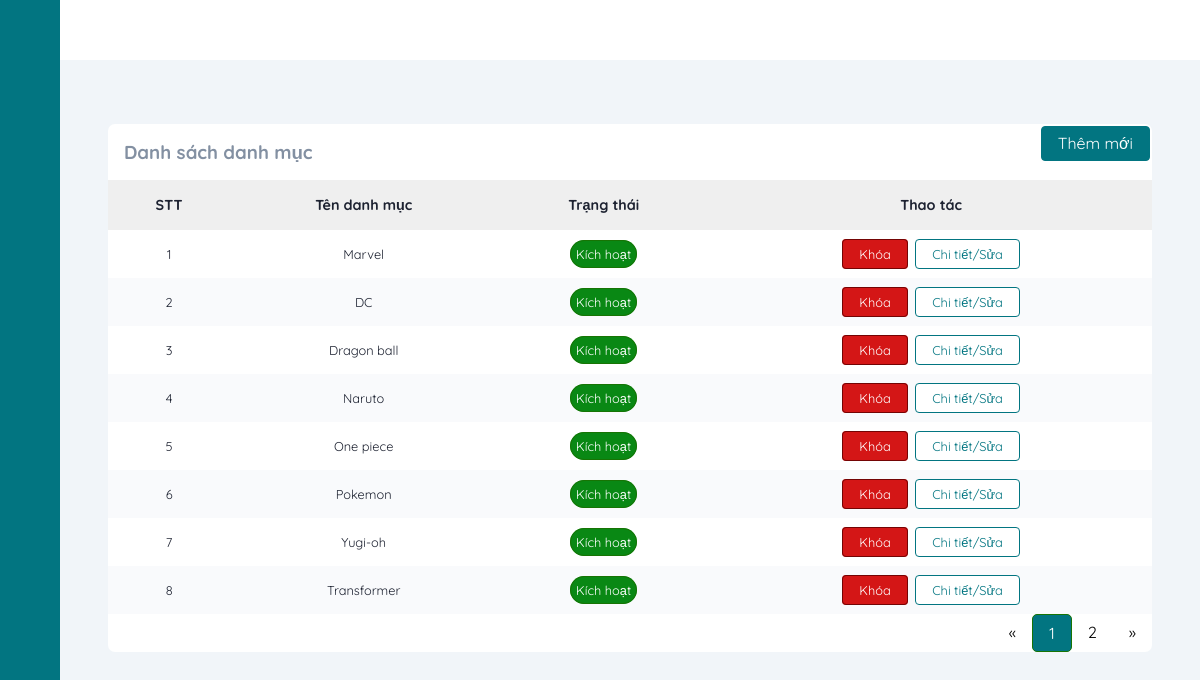
The app's page /categoryManage?page=1 (signed in) with its own data.
### tables this page shows
CREATE TABLE `categories` (
  `id` int(11) NOT NULL,
  `name` varchar(255) NOT NULL,
  `status` tinyint(4) NOT NULL DEFAULT 1
);

### mvc/core/ControllerBase.php (called while the page is built, shortened)
<?php
class ControllerBase{
    public function view($view, $data=[]){
        require_once "./mvc/views/".$view.".php";
    }
}
?>

### mvc/controllers/categoryManage.php (called while the page is built, shortened)
<?php
class categoryManage extends ControllerBase
{
    public function index($page = 1)
    {
        $category = $this->model("categoryModel");
        $categoryList = ($category->getAllAdmin($page['page']))->fetch_all(MYSQLI_ASSOC);
        $countPaging = $category->getCountPaging(8);
        $this->view("admin/category", [
            "headTitle" => "Quản lý danh mục",
            "categoryList" => $categoryList,
            'countPaging'=>$countPaging
        ]);
    }
}

### mvc/core/App.php (called while the page is built, shortened)
<?php
class App
{
    protected $action = "Index";
    function __construct()
    {
        $arr = $this->UrlProcess();
        if (file_exists("./mvc/controllers/" . $arr[0] . ".php")) {
            unset($arr[0]);
        }
        $this->controller = new $this->controller;
        $this->params = $arr ? array_values($arr) : [];
        array_push($this->params, $_GET);
        call_user_func_array([$this->controller, $this->action], $this->params);
    }
    function UrlProcess()
    {
        if (isset($_GET["url"])) {
            return explode("/", filter_var(trim($_GET["url"], "/")));
        }
    }
}

### index.php (called while the page is built, shortened)
<?php
$myApp = new App();
?>

### mvc/core/DB.php (called while the page is built, shortened)
<?php
class DB{
    private static $instance = null;
    protected $servername = "localhost";
    protected $username = "root";
    protected $password = "";
    private function __construct(){
        $this->con = mysqli_connect($this->servername, $this->username, $this->password);
    }
    public static function getInstance()
    {
      if(!self::$instance)
      {
        self::$instance = new DB();
      }
      return self::$instance;
    }
}
?>

### mvc/models/CategoryModel.php (called while the page is built, shortened)
<?php
class categoryModel
{
    private static $instance = null;
    public static function getInstance()
    {
        if (!self::$instance) {
            self::$instance = new categoryModel();
        }
        return self::$instance;
    }
    public function getAllAdmin($page = 1, $total = 8)
    {
        $tmp = ($page - 1) * $total;
        $db = DB::getInstance();
        $sql = "SELECT * FROM categories LIMIT $tmp,$total";
        $result = mysqli_query($db->con, $sql);
        return $result;
    }
}

### mvc/views/admin/category.php (the view, shortened to what this page needs)
<?php require APP_ROOT . '/views/admin/inc/head.php'; ?>
<body>
    <?php require APP_ROOT . '/views/admin/inc/sidebar.php'; ?>
    <div class="main-content">
        <main>
            <section class="recent">
                <div class="activity-grid">
                    <div class="activity-card">
                        <a href="<?= URL_ROOT . '/categoryManage/add' ?>" class="button right">Thêm mới</a>
                        <h3>Danh sách danh mục</h3>
                        <div class="table-responsive">
                            <table>
                                <thead>
                                    <tr>
                                        <th>STT</th>
                                        <th>Tên danh mục</th>
                                        <th>Trạng thái</th>
                                        <th>Thao tác</th>
                                    </tr>
                                </thead>
                                <tbody>
                                    <?php
                                    $count = 0;
                                    foreach ($data['categoryList'] as $key => $value) {
                                    ?>
                                        <tr>
                                            <td><?= ++$count ?></td>
                                            <td><?= $value['name'] ?></td>
                                            <?php
                                            if ($value['status']) { ?>
                                                <td><span class="active">Kích hoạt</span></td>
                                            <?php } else { ?>
                                                <td><span class="block">Khóa</span></td>
                                            <?php }
                                            ?>
                                            <td>
                                                <?php
                                                if ($value['status']) { ?>
                                                    <a class="button-red" href="<?= URL_ROOT . '/categoryManage/changeStatus/' . $value['id'] ?>">Khóa</a>
                                                <?php } else { ?>
                                                    <a class="button-green" href="<?= URL_ROOT . '/categoryManage/changeStatus/' . $value['id'] ?>">Mở</a>
                                                <?php }
                                                ?>
                                                <a class="button-normal" href="<?= URL_ROOT . '/categoryManage/edit/' . $value['id'] ?>">Chi tiết/Sửa</a>
                                            </td>
                                        </tr>
                                    <?php }
                                    ?>
                                </tbody>
                            </table>
                        </div>
                        <div class="pagination">
                            <a href="<?= URL_ROOT ?>/categoryManage?page=<?= (isset($_GET['page'])) ? (($_GET['page'] <= 1) ? 1 : $_GET['page'] - 1) : 1 ?>">&laquo;</a>
                            <?php
                            for ($i = 1; $i <= $data['countPaging']; $i++) {
                                if (isset($_GET['page'])) {
                                    if ($i == $_GET['page']) { ?>
                                        <a class="active" href="<?= URL_ROOT ?>/categoryManage?page=<?= $i ?>"><?= $i ?></a>
                                    <?php } else { ?>
                                        <a href="<?= URL_ROOT ?>/categoryManage?page=<?= $i ?>"><?= $i ?></a>
                                    <?php  }
                                } ?>
                            <?php }
                            ?>
                            <a href="<?= URL_ROOT ?>/categoryManage?page=<?= (isset($_GET['page'])) ? ($_GET['page'] == $data['countPaging'] ? $_GET['page'] : $_GET['page'] + 1) : 2 ?>">&raquo;</a>
                        </div>
                    </div>
                </div>
            </section>
        </main>
    </div>
</body>
</html>

### public/css/admin.css (style rules this page uses)
:root { --main-color: #027581; --color-dark: #1D2231; --text-grey: #8390A2; }
* { font-family: 'Quicksand', sans-serif; margin: 0; padding: 0; text-decoration: none; list-style-type: none; box-sizing: border-box; }
.main-content { position: relative; margin-left: 240px; transition: margin-left 500ms; }
main { margin-top: 60px; background: #f1f5f9; min-height: 90vh; padding: 1rem 3rem; }
.recent { margin-top: 3rem; margin-bottom: 3rem; }
.activity-grid { display: grid; grid-template-columns: 100% 25%; grid-column-gap: 1.5rem; }
.activity-card, .summary-card, .bday-card { background: #fff; border-radius: 7px; }
.activity-card h3 { color: var(--text-grey); margin: 1rem; }
.activity-card table { width: 100%; border-collapse: collapse; }
.activity-card thead { background: #efefef; text-align: left; }
th, td { font-size: .9rem; padding: 1rem 1rem; color: var(--color-dark); text-align: center; }
td { font-size: .8rem; }
tbody tr:nth-child(even) { background: #f9fafc; }
.button { background: var(--main-color); color: #fff; border: 1px solid var(--main-color); border-radius: 4px; padding: .4rem 1rem; margin: 2px 2px; }
.button-red { background: rgb(212, 22, 22); color: #fff; border: 1px solid rgb(116, 4, 4); border-radius: 4px; padding: .4rem 1rem; margin: 2px 2px; }
.button-normal { background: white; color: var(--main-color); border: 1px solid var(--main-color); border-radius: 4px; padding: .4rem 1rem; margin: 2px 2px; }
.table-responsive { overflow-x: auto; }
@media only screen and (max-width: 1200px) { .main-content { margin-left: 60px; } }
.right { float: right; }
.active { background: rgb(9, 136, 20); color: #fff; border: 1px solid rgb(23, 116, 4); padding: 5px; border-radius: 20px; }
.pagination { float: right; }
.pagination a { color: black; float: left; padding: 8px 16px; text-decoration: none; }
.pagination a.active { background-color: #027581; color: white; border-radius: 5px; }

### records on screen
categories: name "Marvel", status "Kích hoạt"
categories: name "DC", status "Kích hoạt"
categories: name "Dragon ball", status "Kích hoạt"
categories: name "Naruto", status "Kích hoạt"
categories: name "One piece", status "Kích hoạt"
categories: name "Pokemon", status "Kích hoạt"
categories: name "Yugi-oh", status "Kích hoạt"
categories: name "Transformer", status "Kích hoạt"
